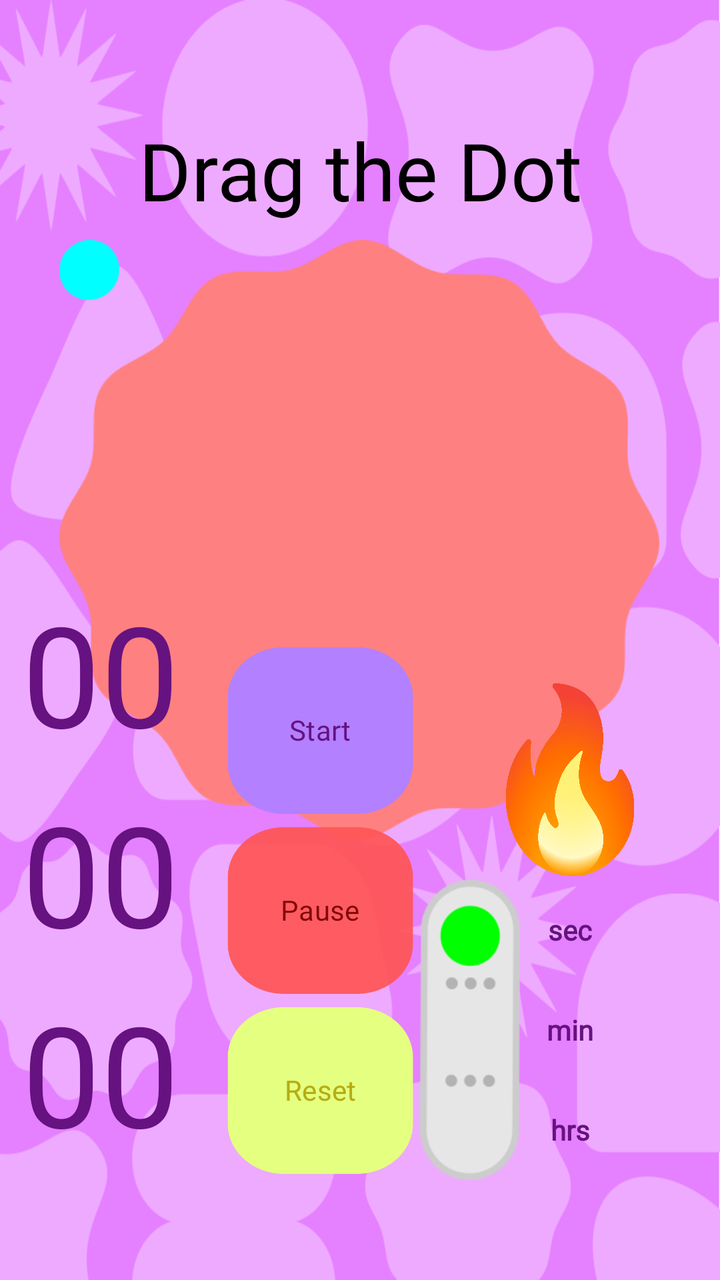
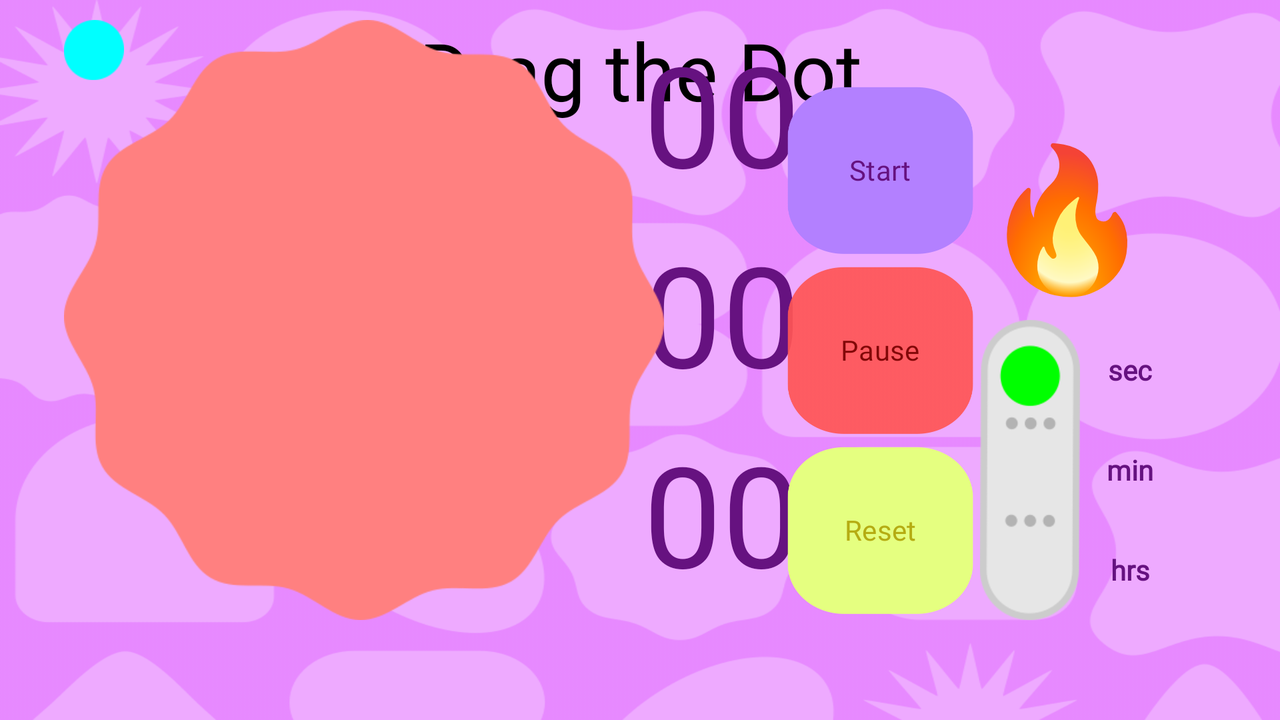

Compare how this app lays out the same screen by default and in its alternative resource folder. The renders come first, then the two layout files and the values they reference.
<!-- AndroidManifest.xml: application theme Theme.Clocky -->
<!-- res/layout/activity_main.xml -->
<?xml version="1.0" encoding="utf-8"?>
<androidx.constraintlayout.widget.ConstraintLayout xmlns:android="http://schemas.android.com/apk/res/android"
    xmlns:app="http://schemas.android.com/apk/res-auto"
    xmlns:tools="http://schemas.android.com/tools"
    android:id="@+id/main"
    android:layout_width="match_parent"
    android:layout_height="match_parent"
    tools:context=".MainActivity">

    <androidx.constraintlayout.widget.ConstraintLayout
        android:layout_width="match_parent"
        android:layout_height="match_parent"
        android:background="@drawable/bg"
        app:layout_constraintBottom_toBottomOf="parent"
        app:layout_constraintEnd_toEndOf="parent"
        app:layout_constraintStart_toStartOf="parent"
        app:layout_constraintTop_toTopOf="parent">

        <LinearLayout
            android:id="@+id/linearLayout4"
            android:layout_width="match_parent"
            android:layout_height="70dp"
            android:layout_marginTop="50dp"
            app:layout_constraintEnd_toEndOf="parent"
            app:layout_constraintStart_toStartOf="parent"
            app:layout_constraintTop_toTopOf="parent">

            <TextView
                android:layout_width="match_parent"
                android:layout_height="match_parent"
                android:fontFamily="@font/orbit_half"
                android:gravity="center"
                android:text="Drag the Dot"
                android:textAlignment="center"
                android:textColor="@color/black"
                android:textSize="40sp" />

        </LinearLayout>

        <androidx.constraintlayout.widget.ConstraintLayout
            android:id="@+id/body"
            android:layout_width="300dp"
            android:layout_height="300dp"
            android:background="@drawable/body"
            app:layout_constraintEnd_toEndOf="parent"
            app:layout_constraintHorizontal_bias="0.495"
            app:layout_constraintStart_toStartOf="parent"
            app:layout_constraintTop_toBottomOf="@+id/linearLayout4">

            <Button
                android:id="@+id/hand"
                android:layout_width="30dp"
                android:layout_height="30dp"
                android:background="@drawable/hand"
                app:backgroundTint="@null"
                tools:layout_editor_absoluteX="135dp"
                tools:layout_editor_absoluteY="27dp" />

        </androidx.constraintlayout.widget.ConstraintLayout>

        <androidx.constraintlayout.widget.ConstraintLayout
            android:id="@+id/constraintLayout"
            android:layout_width="match_parent"
            android:layout_height="350dp"
            app:layout_constraintBottom_toBottomOf="parent"
            app:layout_constraintEnd_toEndOf="parent"
            app:layout_constraintStart_toStartOf="parent">


            <LinearLayout
                android:layout_width="150dp"
                android:layout_height="100dp"
                app:layout_constraintBottom_toTopOf="@+id/linearLayout2"
                app:layout_constraintStart_toEndOf="@+id/linearLayout">

                <Button
                    android:layout_width="match_parent"
                    android:layout_height="match_parent"
                    android:background="@drawable/fire"
                    app:backgroundTint="@null"/>


            </LinearLayout>

            <LinearLayout
                android:id="@+id/linearLayout2"
                android:layout_width="50dp"
                android:layout_height="150dp"
                android:layout_marginBottom="50dp"
                app:layout_constraintBottom_toBottomOf="parent"
                app:layout_constraintStart_toEndOf="@+id/linearLayout">

                <Button
                    android:id="@+id/modeToggle"
                    android:layout_width="match_parent"
                    android:layout_height="match_parent"
                    android:background="@drawable/sec_toggle"
                    app:backgroundTint="@null" />


            </LinearLayout>

            <LinearLayout
                android:layout_width="50dp"
                android:layout_height="150dp"
                android:layout_marginBottom="50dp"
                android:orientation="vertical"
                app:layout_constraintBottom_toBottomOf="parent"
                app:layout_constraintStart_toEndOf="@+id/linearLayout2">

                <TextView
                    android:layout_width="match_parent"
                    android:layout_height="wrap_content"
                    android:layout_weight="1"
                    android:fontFamily="@font/google"
                    android:gravity="center"
                    android:text="sec"
                    android:textColor="@color/dark_purp"
                    android:textStyle="bold" />

                <TextView
                    android:layout_width="match_parent"
                    android:layout_height="wrap_content"
                    android:layout_weight="1"
                    android:fontFamily="@font/google"
                    android:gravity="center"
                    android:text="min"
                    android:textColor="@color/dark_purp"
                    android:textStyle="bold" />

                <TextView
                    android:layout_width="match_parent"
                    android:layout_height="wrap_content"
                    android:layout_weight="1"
                    android:fontFamily="@font/google"
                    android:gravity="center"
                    android:text="hrs"
                    android:textColor="@color/dark_purp"
                    android:textStyle="bold" />

            </LinearLayout>

            <LinearLayout
                android:id="@+id/linearLayout3"
                android:layout_width="120dp"
                android:layout_height="300dp"
                android:layout_marginBottom="50dp"
                android:orientation="vertical"
                app:layout_constraintBottom_toBottomOf="parent"
                app:layout_constraintEnd_toStartOf="@+id/linearLayout">

                <TextView
                    android:id="@+id/hrs"
                    android:layout_width="wrap_content"
                    android:layout_height="match_parent"
                    android:layout_gravity="center"
                    android:layout_weight="1"
                    android:fontFamily="@font/google"
                    android:text="00"
                    android:textColor="@color/dark_purp"
                    android:textSize="70sp" />

                <TextView
                    android:id="@+id/min"
                    android:layout_width="wrap_content"
                    android:layout_height="match_parent"
                    android:layout_gravity="center"
                    android:layout_weight="1"
                    android:fontFamily="@font/google"
                    android:text="00"
                    android:textAlignment="center"
                    android:textColor="@color/dark_purp"
                    android:textSize="70sp" />

                <TextView
                    android:id="@+id/sec"
                    android:layout_width="wrap_content"
                    android:layout_height="match_parent"
                    android:layout_gravity="center"
                    android:layout_weight="1"
                    android:fontFamily="@font/google"
                    android:text="00"
                    android:textAlignment="center"
                    android:textColor="@color/dark_purp"
                    android:textSize="70sp" />
            </LinearLayout>

            <LinearLayout
                android:id="@+id/linearLayout"
                android:layout_width="100dp"
                android:layout_height="270dp"
                android:layout_marginEnd="150dp"
                android:layout_marginBottom="50dp"
                android:orientation="vertical"
                app:layout_constraintBottom_toBottomOf="parent"
                app:layout_constraintEnd_toEndOf="parent">

                <Button
                    android:id="@+id/strt"
                    android:layout_width="match_parent"
                    android:layout_height="wrap_content"
                    android:layout_weight="1"
                    android:background="@drawable/start"
                    android:fontFamily="@font/google"
                    android:text="Start"
                    android:textColor="@color/dark_purp"
                    app:backgroundTint="@null" />

                <Button
                    android:id="@+id/stop"
                    android:layout_width="match_parent"
                    android:layout_height="wrap_content"
                    android:layout_weight="1"
                    android:background="@drawable/stop"
                    android:fontFamily="@font/google"
                    android:text="Pause"
                    android:textColor="@color/dark_red"
                    app:backgroundTint="@null" />

                <Button
                    android:id="@+id/reset"
                    android:layout_width="match_parent"
                    android:layout_height="wrap_content"
                    android:layout_weight="1"
                    android:background="@drawable/reset"
                    android:fontFamily="@font/google"
                    android:text="Reset"
                    android:textColor="@color/dark_yellow"
                    app:backgroundTint="@null" />


            </LinearLayout>

        </androidx.constraintlayout.widget.ConstraintLayout>


    </androidx.constraintlayout.widget.ConstraintLayout>
</androidx.constraintlayout.widget.ConstraintLayout>
<!-- resources referenced by this layout -->
<resources>
  <color name="black">#FF000000</color>
  <color name="dark_purp">#661280</color>
  <color name="dark_red">#820808</color>
  <color name="dark_yellow">#B5AC12</color>
  <!-- drawable bg: png bitmap (drawable, 60896 bytes) -->
  <!-- drawable body: png bitmap (drawable, 11972 bytes) -->
  <!-- drawable fire: png bitmap (drawable, 113939 bytes) -->
  <!-- drawable hand: png bitmap (drawable, 951 bytes) -->
  <!-- drawable reset: png bitmap (drawable, 8754 bytes) -->
  <!-- drawable sec_toggle: png bitmap (drawable, 6875 bytes) -->
  <!-- drawable start: png bitmap (drawable, 8780 bytes) -->
  <!-- drawable stop: png bitmap (drawable, 8842 bytes) -->
  <style name="Theme.Clocky" parent="Base.Theme.Clocky" />
  <style name="Base.Theme.Clocky" parent="Theme.Material3.DayNight.NoActionBar">
          
          
      </style>
</resources>
<!-- res/layout-land/activity_main.xml (the repository's variant of the layout above) -->
<!-- drawn on the phone turned sideways -->
<?xml version="1.0" encoding="utf-8"?>
<androidx.constraintlayout.widget.ConstraintLayout xmlns:android="http://schemas.android.com/apk/res/android"
    xmlns:app="http://schemas.android.com/apk/res-auto"
    xmlns:tools="http://schemas.android.com/tools"
    android:id="@+id/main"
    android:layout_width="match_parent"
    android:layout_height="match_parent"
    tools:context=".MainActivity">

    <androidx.constraintlayout.widget.ConstraintLayout
        android:layout_width="match_parent"
        android:layout_height="match_parent"
        android:background="@drawable/bg_land"
        app:layout_constraintBottom_toBottomOf="parent"
        app:layout_constraintEnd_toEndOf="parent"
        app:layout_constraintStart_toStartOf="parent"
        app:layout_constraintTop_toTopOf="parent">

        <LinearLayout
            android:id="@+id/linearLayout4"
            android:layout_width="match_parent"
            android:layout_height="70dp"
            app:layout_constraintEnd_toEndOf="parent"
            app:layout_constraintStart_toStartOf="parent"
            app:layout_constraintTop_toTopOf="parent">

            <TextView
                android:layout_width="match_parent"
                android:layout_height="match_parent"
                android:fontFamily="@font/orbit_half"
                android:gravity="center"
                android:text="Drag the Dot"
                android:textAlignment="center"
                android:textColor="@color/black"
                android:textSize="40sp" />

        </LinearLayout>

        <androidx.constraintlayout.widget.ConstraintLayout
            android:id="@+id/constraintLayout"
            android:layout_width="match_parent"
            android:layout_height="350dp"
            app:layout_constraintBottom_toBottomOf="parent"
            app:layout_constraintEnd_toEndOf="parent"
            app:layout_constraintStart_toStartOf="parent">


            <LinearLayout
                android:layout_width="100dp"
                android:layout_height="100dp"
                app:layout_constraintBottom_toTopOf="@+id/linearLayout2"
                app:layout_constraintStart_toEndOf="@+id/linearLayout">

                <TextView
                    android:layout_width="match_parent"
                    android:layout_height="match_parent"
                    android:text="🔥"
                    android:textSize="70sp" />

            </LinearLayout>

            <LinearLayout
                android:id="@+id/linearLayout2"
                android:layout_width="50dp"
                android:layout_height="150dp"
                android:layout_marginBottom="50dp"
                app:layout_constraintBottom_toBottomOf="parent"
                app:layout_constraintStart_toEndOf="@+id/linearLayout">

                <Button
                    android:id="@+id/modeToggle"
                    android:layout_width="match_parent"
                    android:layout_height="match_parent"
                    android:background="@drawable/sec_toggle"
                    app:backgroundTint="@null" />


            </LinearLayout>

            <LinearLayout
                android:layout_width="50dp"
                android:layout_height="150dp"
                android:layout_marginBottom="50dp"
                android:orientation="vertical"
                app:layout_constraintBottom_toBottomOf="parent"
                app:layout_constraintStart_toEndOf="@+id/linearLayout2">

                <TextView
                    android:layout_width="match_parent"
                    android:layout_height="wrap_content"
                    android:layout_weight="1"
                    android:fontFamily="@font/google"
                    android:gravity="center"
                    android:text="sec"
                    android:textColor="@color/dark_purp"
                    android:textStyle="bold" />

                <TextView
                    android:layout_width="match_parent"
                    android:layout_height="wrap_content"
                    android:layout_weight="1"
                    android:fontFamily="@font/google"
                    android:gravity="center"
                    android:text="min"
                    android:textColor="@color/dark_purp"
                    android:textStyle="bold" />

                <TextView
                    android:layout_width="match_parent"
                    android:layout_height="wrap_content"
                    android:layout_weight="1"
                    android:fontFamily="@font/google"
                    android:gravity="center"
                    android:text="hrs"
                    android:textColor="@color/dark_purp"
                    android:textStyle="bold" />

            </LinearLayout>

            <LinearLayout
                android:id="@+id/linearLayout3"
                android:layout_width="120dp"
                android:layout_height="300dp"
                android:layout_marginBottom="50dp"
                android:orientation="vertical"
                app:layout_constraintBottom_toBottomOf="parent"
                app:layout_constraintEnd_toStartOf="@+id/linearLayout"
                app:layout_constraintStart_toEndOf="@+id/body">

                <TextView
                    android:id="@+id/hrs"
                    android:layout_width="wrap_content"
                    android:layout_height="match_parent"
                    android:layout_gravity="center"
                    android:layout_weight="1"
                    android:fontFamily="@font/google"
                    android:text="00"
                    android:textColor="@color/dark_purp"
                    android:textSize="70sp" />

                <TextView
                    android:id="@+id/min"
                    android:layout_width="wrap_content"
                    android:layout_height="match_parent"
                    android:layout_gravity="center"
                    android:layout_weight="1"
                    android:fontFamily="@font/google"
                    android:text="00"
                    android:textAlignment="center"
                    android:textColor="@color/dark_purp"
                    android:textSize="70sp" />

                <TextView
                    android:id="@+id/sec"
                    android:layout_width="wrap_content"
                    android:layout_height="match_parent"
                    android:layout_gravity="center"
                    android:layout_weight="1"
                    android:fontFamily="@font/google"
                    android:text="00"
                    android:textAlignment="center"
                    android:textColor="@color/dark_purp"
                    android:textSize="70sp" />
            </LinearLayout>

            <LinearLayout
                android:id="@+id/linearLayout"
                android:layout_width="100dp"
                android:layout_height="270dp"
                android:layout_marginEnd="150dp"
                android:layout_marginBottom="50dp"
                android:orientation="vertical"
                app:layout_constraintBottom_toBottomOf="parent"
                app:layout_constraintEnd_toEndOf="parent">

                <Button
                    android:id="@+id/strt"
                    android:layout_width="match_parent"
                    android:layout_height="wrap_content"
                    android:layout_weight="1"
                    android:background="@drawable/start"
                    android:fontFamily="@font/google"
                    android:text="Start"
                    android:textColor="@color/dark_purp"
                    app:backgroundTint="@null" />

                <Button
                    android:id="@+id/stop"
                    android:layout_width="match_parent"
                    android:layout_height="wrap_content"
                    android:layout_weight="1"
                    android:background="@drawable/stop"
                    android:fontFamily="@font/google"
                    android:text="Pause"
                    android:textColor="@color/dark_red"
                    app:backgroundTint="@null" />

                <Button
                    android:id="@+id/reset"
                    android:layout_width="match_parent"
                    android:layout_height="wrap_content"
                    android:layout_weight="1"
                    android:background="@drawable/reset"
                    android:fontFamily="@font/google"
                    android:text="Reset"
                    android:textColor="@color/dark_yellow"
                    app:backgroundTint="@null" />


            </LinearLayout>

            <androidx.constraintlayout.widget.ConstraintLayout
                android:id="@+id/body"
                android:layout_width="300dp"
                android:layout_height="300dp"
                android:layout_marginStart="32dp"
                android:background="@drawable/body"
                app:layout_constraintStart_toStartOf="parent"
                app:layout_constraintTop_toTopOf="parent">

                <Button
                    android:id="@+id/hand"
                    android:layout_width="30dp"
                    android:layout_height="30dp"
                    android:background="@drawable/hand"
                    app:backgroundTint="@null"
                    tools:layout_editor_absoluteX="135dp"
                    tools:layout_editor_absoluteY="27dp" />

            </androidx.constraintlayout.widget.ConstraintLayout>

        </androidx.constraintlayout.widget.ConstraintLayout>


    </androidx.constraintlayout.widget.ConstraintLayout>
</androidx.constraintlayout.widget.ConstraintLayout>
<!-- resources referenced by the variant -->
<!-- as the phone turned sideways resolves them -->
<resources>
  <color name="black">#FF000000</color>
  <color name="dark_purp">#661280</color>
  <color name="dark_red">#820808</color>
  <color name="dark_yellow">#B5AC12</color>
  <!-- drawable bg_land: png bitmap (drawable, 70083 bytes) -->
  <!-- drawable body: png bitmap (drawable, 11972 bytes) -->
  <!-- drawable hand: png bitmap (drawable, 951 bytes) -->
  <!-- drawable reset: png bitmap (drawable, 8754 bytes) -->
  <!-- drawable sec_toggle: png bitmap (drawable, 6875 bytes) -->
  <!-- drawable start: png bitmap (drawable, 8780 bytes) -->
  <!-- drawable stop: png bitmap (drawable, 8842 bytes) -->
  <style name="Theme.Clocky" parent="Base.Theme.Clocky" />
  <style name="Base.Theme.Clocky" parent="Theme.Material3.DayNight.NoActionBar">
          
          
      </style>
</resources>
